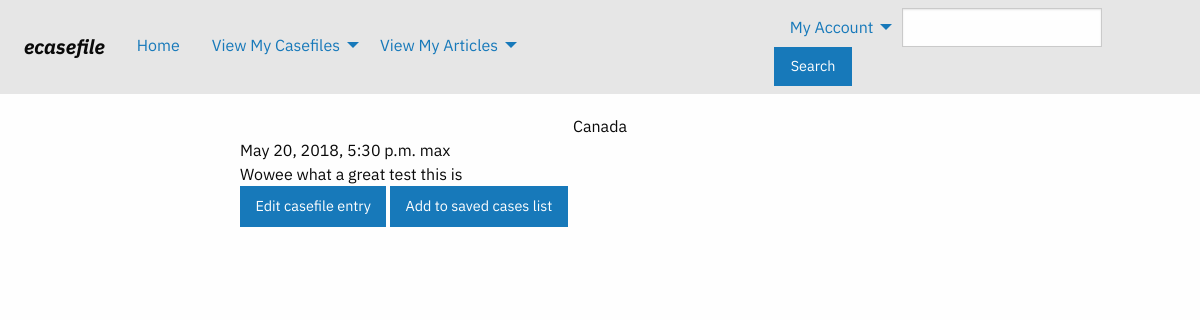
The app's page /case/2/ (signed in) with its own data.
### cases/models.py (models this page shows, shortened)
class Case(models.Model):
	title = models.CharField(max_length=100)
	time_posted = models.DateTimeField(auto_now=False, auto_now_add=True)
	text = models.CharField(max_length=4000)
	author = models.ForeignKey(User, on_delete=models.CASCADE)
	description = models.CharField(max_length=100)
	description = ""
	objects = CaseManager()

### cases/views.py (the view)
# urls.py: path('case/<int:case_id>/', views.case, name='case'),
def case(request, case_id):
	specific_case = Case.objects.get(pk=case_id)
	can_edit = check_ownership(request, case_id)
	context = {
	'specific_case': specific_case,
	'can_edit': can_edit,
	}
	return render(request, 'cases/case.html', context)

### cases/permissions.py (called while the page is built)
def check_ownership(request, case_id):
	unverified_case = Case.objects.get(pk=case_id)
	unverified_username = request.user.username
	if str(unverified_case.author) == str(unverified_username):
		return True
	else:
		return False

### cases/templates/cases/case.html
{% extends 'cases/base.html' %}
{% block content %}
	<div id="individual-case-view">
	<div id='title'>
		{{ specific_case.title }}
	</div>
	<div id='info'>
		{{ specific_case.time_posted }}
		{{ specific_case.author }}
	</div>
	<div id='text'>
		{{ specific_case.text|safe }}
	</div>
	{% if can_edit %}
	<a id="case-edit-button" class="button" href="/case/{{ specific_case.id }}/edit">Edit casefile entry</a>
	{% endif %}
	{% if user.is_authenticated %}
	<a id="case-edit-button" class="button" href="/case/{{ specific_case.id }}/edit">Add to saved cases list</a>
	{% endif %}
</div>
{% endblock %}

### cases/static/cases/style.css (style rules this page uses)
#individual-case-view { width: 60%; padding-top: 10px; margin: auto; }
#case-edit-button { margin: auto; }
#title { width: 30%; margin: auto; padding-top: 10px; text-align: center; }
div { font-family: 'IBM Plex Sans', sans-serif; }
body { font-family: 'IBM Plex Sans', sans-serif; }

### records on screen
Case: title "Canada", time_posted "May 20, 2018, 5:30 p.m.", author "max", text "Wowee what a great test this is"
